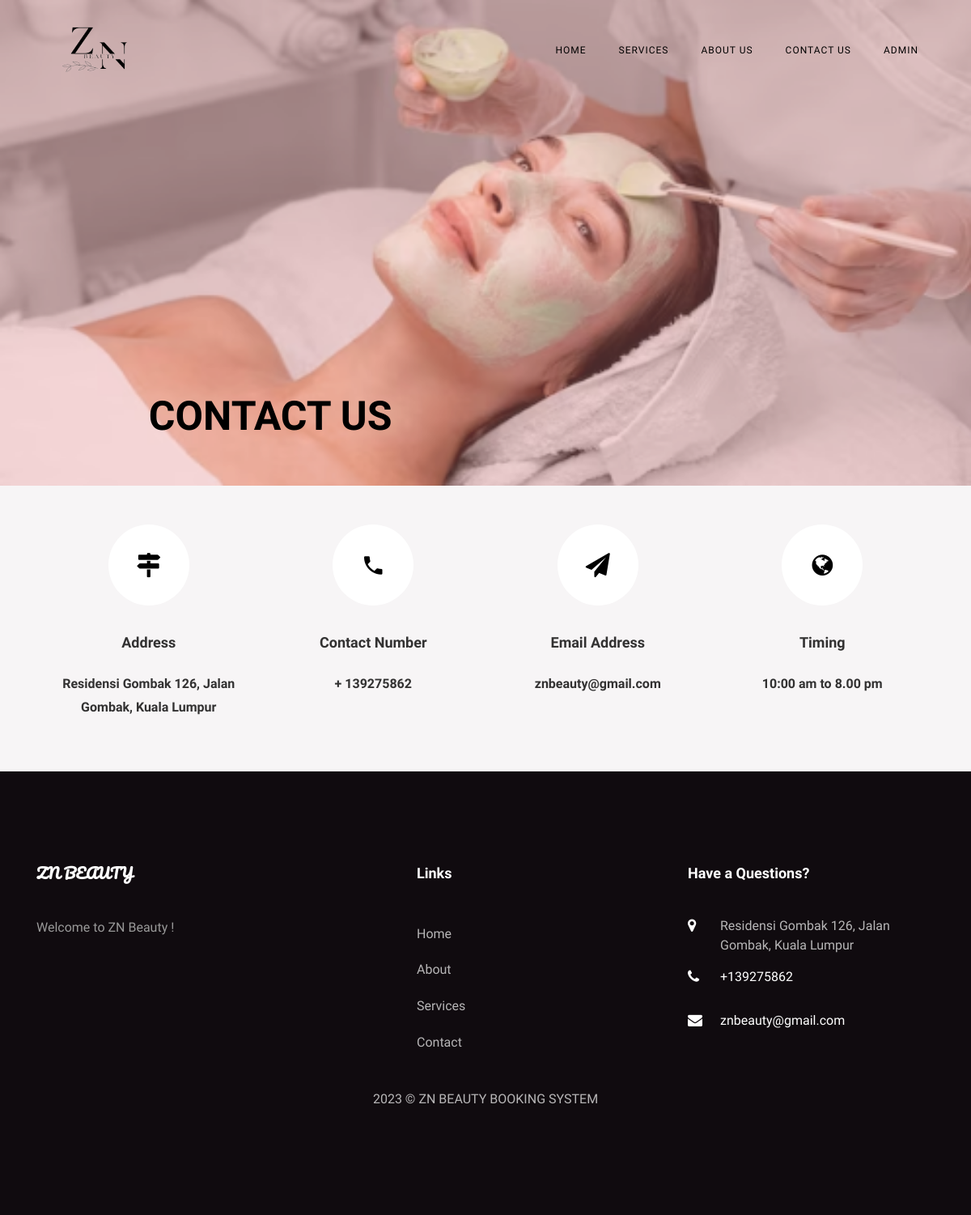
Page /beauty/contact.php on the committed database.
### tables this page shows
CREATE TABLE `tblpage` (
  `ID` int(10) NOT NULL,
  `PageType` varchar(200) DEFAULT NULL,
  `PageTitle` mediumtext DEFAULT NULL,
  `PageDescription` mediumtext DEFAULT NULL,
  `Email` varchar(200) DEFAULT NULL,
  `MobileNumber` bigint(10) DEFAULT NULL,
  `UpdationDate` date DEFAULT NULL,
  `Timing` varchar(200) NOT NULL
);

### beauty/contact.php (the view, shortened to what this page needs)
<?php
include('includes/dbconnection.php');
?>
<!DOCTYPE html>
<html lang="en">
  <head>
    <link rel="stylesheet" href="css/open-iconic-bootstrap.min.css">
    <link rel="stylesheet" href="css/animate.css">
    <link rel="stylesheet" href="css/owl.carousel.min.css">
    <link rel="stylesheet" href="css/owl.theme.default.min.css">
    <link rel="stylesheet" href="css/magnific-popup.css">
    <link rel="stylesheet" href="css/aos.css">
    <link rel="stylesheet" href="css/ionicons.min.css">
    <link rel="stylesheet" href="css/bootstrap-datepicker.css">
    <link rel="stylesheet" href="css/jquery.timepicker.css">
    <link rel="stylesheet" href="css/flaticon.css">
    <link rel="stylesheet" href="css/icomoon.css">
    <link rel="stylesheet" href="css/style.css">
  </head>
  <body>
	   <?php include_once('includes/header.php');?>
    <section class="hero-wrap hero-wrap-2" style="background-image: url('images/90.png');" data-stellar-background-ratio="0.5">
      <div class="overlay"></div>
      <div class="container">
        <div class="row no-gutters slider-text js-fullheight align-items-end justify-content-center">
          <div class="col-md-9 ftco-animate pb-5">
            <h2 class="mb-0 bread">CONTACT US</h2>
          </div>
        </div>
      </div>
    </section>
    <section class="contact-section bg-light">
      <div class="container">
        <div class="row no-gutters d-flex contact-info">
          <?php
$ret=mysqli_query($con,"select * from tblpage where PageType='contactus' ");
while ($row=mysqli_fetch_array($ret)) {
?>
          <div class="col-md-3 d-flex">
          	<div class="align-self-stretch box p-4 py-md-5 text-center">
          		<div class="icon d-flex align-items-center justify-content-center">
          			<span class="icon-map-signs"></span>
          		</div>
          		<h3 class="mb-4">Address</h3>
	            <p><?php  echo $row['PageDescription'];?></p>
	          </div>
          </div>
          <div class="col-md-3 d-flex">
          	<div class="align-self-stretch box p-4 py-md-5 text-center">
          		<div class="icon d-flex align-items-center justify-content-center">
          			<span class="icon-phone2"></span>
          		</div>
          		<h3 class="mb-4">Contact Number</h3>
              <p><a href="tel://1234567920">+ <?php  echo $row['MobileNumber'];?></a></p>
	          </div>
          </div>
          <div class="col-md-3 d-flex">
          	<div class="align-self-stretch box p-4 py-md-5 text-center">
          		<div class="icon d-flex align-items-center justify-content-center">
          			<span class="icon-paper-plane"></span>
          		</div>
          		<h3 class="mb-4">Email Address</h3>
              <p><a href="mailto:cgjkhkj@"><?php  echo $row['Email'];?></a></p>
	          </div>
          </div>
          <div class="col-md-3 d-flex">
          	<div class="align-self-stretch box p-4 py-md-5 text-center">
          		<div class="icon d-flex align-items-center justify-content-center">
          			<span class="icon-globe"></span>
          		</div>
          		<h3 class="mb-4">Timing</h3>
              <p><?php  echo $row['Timing'];?></p>
	          </div>
          </div>
          <?php } ?>
        </div>
      </div>
    </section>
   <?php include_once('includes/footer.php');?>
  </body>
</html>

### beauty/includes/footer.php (shortened to what this page needs)
 <?php
include('includes/dbconnection.php');
?>
 <footer class="ftco-footer ftco-section">
      <div class="container">
        <div class="row ">
          <div class="col-md">
            <div class="ftco-footer-widget mb-4">
              <h2 class="ftco-heading-2 logo">ZN BEAUTY</h2>
              <?php
$ret=mysqli_query($con,"select * from tblpage where PageType='aboutus' ");
while ($row=mysqli_fetch_array($ret)) {
?>
              <p><?php  echo substr($row['PageDescription'],0,200);?> <a href="about.php"></a></p><?php } ?><br>
            </div>
          </div>
          <div class="col-md" style="padding-left: 150px">
             <div class="ftco-footer-widget mb-4">
              <h2 class="ftco-heading-2">Links</h2>
              <ul class="list-unstyled">
                <li><a href="index.php" class="py-2 d-block">Home</a></li>
                <li><a href="about.php" class="py-2 d-block">About</a></li>
                <li><a href="services.php" class="py-2 d-block">Services</a></li>
                <li><a href="contact.php" class="py-2 d-block">Contact</a></li>
              </ul>
            </div>
          </div>
          <div class="col-md">
            <div class="ftco-footer-widget mb-4">
            	<h2 class="ftco-heading-2">Have a Questions?</h2>
            	<div class="block-23 mb-3">
                <?php
$ret=mysqli_query($con,"select * from tblpage where PageType='contactus' ");
while ($row=mysqli_fetch_array($ret)) {
?>
	              <ul>
	                <li><span class="icon icon-map-marker"></span><span class="text"><?php  echo $row['PageDescription'];?></span></li>
	                <li><a href="#"><span class="icon icon-phone"></span><span class="text">+<?php  echo $row['MobileNumber'];?></span></a></li>
	                <li><a href="#"><span class="icon icon-envelope"></span><span class="text"><?php  echo $row['Email'];?></span></a></li>
	              </ul>
	            </div>
               <?php } ?>
            </div>
          </div>
        </div>
        <div class="row">
          <div class="col-md-12 text-center">
            <p>
  2023 &copy; ZN BEAUTY BOOKING SYSTEM
 </p>
          </div>
        </div>
      </div>
    </footer>

### beauty/css/icomoon.css (style rules this page uses)
[class^="icon-"], [class*=" icon-"] { font-family: 'icomoon' !important; speak: none; font-style: normal; font-weight: normal; font-variant: normal; text-transform: none; line-height: 1; -webkit-font-smoothing: antialiased; -moz-osx-font-smoothing: grayscale; }
.icon-map-marker:before { content: "\f041"; }
.icon-phone:before { content: "\f095"; }
.icon-globe:before { content: "\f0ac"; }
.icon-envelope:before { content: "\f0e0"; }
.icon-paper-plane:before { content: "\f1d8"; }
.icon-map-signs:before { content: "\f277"; }
.icon-phone2:before { content: "\e0cd"; }

### rows in the picture
tblpage: PageDescription "Residensi Gombak 126, Jalan Gombak, Kuala Lumpur", MobileNumber "139275862", Email "znbeauty@gmail.com", Timing "10:00 am to 8.00 pm"
tblpage: PageDescription "Welcome to ZN Beauty !"
